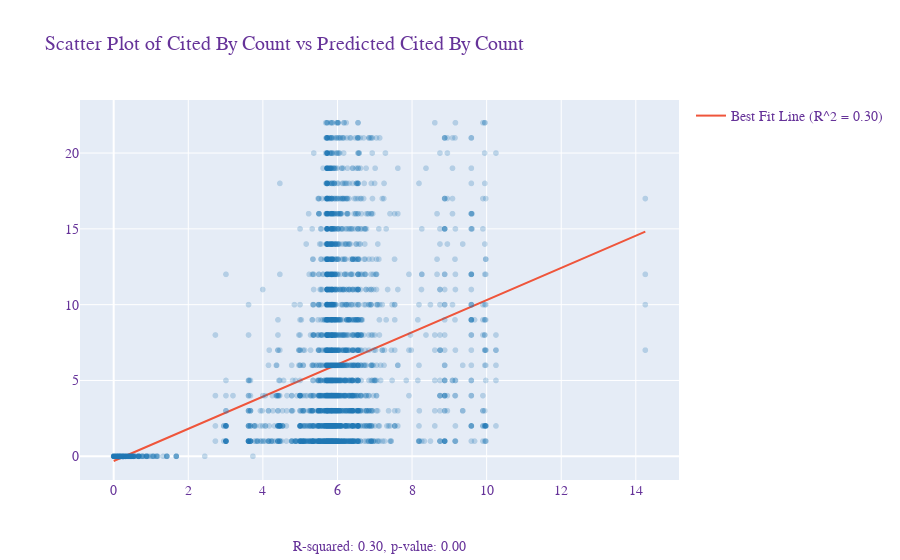

The code cell stored with this chart in its notebook:
### Code cell
fig.show()

### Figure 1 — Plotly figure (JSON) as saved in the notebook; plotly's stock layout.template omitted (floating-point values rounded to 4 significant figures; data arrays with more than 128 entries replaced by an {"elided": "..."} marker saying what was removed)
{"data": [{"hovertemplate": "Predicted Cited By Count=%{x}<br>Cited By Count=%{y}<extra></extra>", "legendgroup": "", "marker": {"color": "rgba(31, 119, 180, 0.25)", "symbol": "circle"}, "mode": "markers", "name": "", "showlegend": false, "type": "scattergl", "x": {"elided": "5571 float values"}, "xaxis": "x", "y": {"elided": "5571 int values"}, "yaxis": "y"}, {"mode": "lines", "name": "Best Fit Line (R^2 = 0.30)", "type": "scatter", "x": {"elided": "5571 float values"}, "y": {"elided": "5571 float values"}}], "layout": {"annotations": [{"showarrow": false, "text": "R-squared: 0.30, p-value: 0.00", "x": 0.5, "xref": "paper", "y": -0.2, "yref": "paper"}], "font": {"color": "RebeccaPurple", "family": "Courier New, monospace", "size": 14}, "legend": {"tracegroupgap": 0}, "title": {"text": "Scatter Plot of Cited By Count vs Predicted Cited By Count"}, "xaxis": {"anchor": "y", "domain": [0, 1], "title": {"text": ""}}, "yaxis": {"anchor": "x", "domain": [0, 1], "title": {"text": ""}}}}
